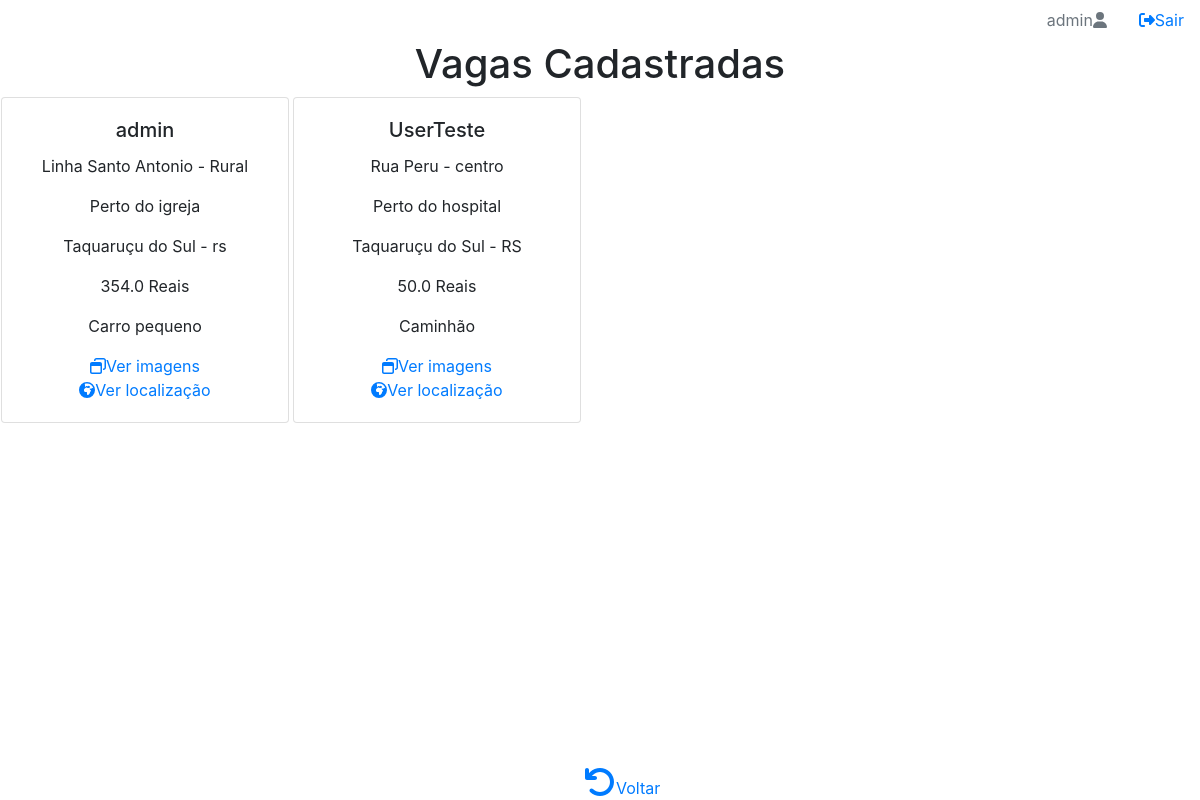
Screenshot of /painel/vagas (signed in) with the database file from the repository.
### painel/models.py (models this page shows, shortened)
class Vaga(models.Model):
	dono = models.ForeignKey('auth.User', on_delete=models.CASCADE, default="")
	rua = models.CharField(max_length=50)
	bairro = models.CharField(max_length=50)
	referencia = models.CharField(max_length=200)
	cidade = models.CharField(max_length=50)
	estado = models.CharField(max_length=2)
	valor = models.FloatField(default=0.00)
	categoria = models.TextField(default="")
	rascunho = models.BooleanField(default=True)

### painel/views.py (the view)
# urls.py: path('vagas', views.vagas, name='vagas'),
def vagas(request):
   if request.user.is_authenticated == True:
      lista_vagas = Vaga.objects.filter(rascunho=False)
      contexto = {'lista_vagas': lista_vagas}
      return render(request, 'painel/vagas.html', contexto)
   else:
      form = FormLogin()
      contexto = {"form": form,}
      return render(request, 'painel/autenticar.html', contexto)

### painel/templates/painel/vagas.html
{% extends "painel/index.html" %}
{% load static %}
{% block content %}
<h1 align="center">Vagas Cadastradas</h1>
{% if lista_vagas %}
   {% for v in lista_vagas %}
<table class="tg">
  <tr>
    <td>
      <div class="card text-center" style="width: 18rem;">
      <div class="card-body" >
      <h5 class="card-title">{{v.dono}}</h5>
      <p class="card-text">{{v.rua}} - {{v.bairro}}</p>
      <p class="card-text">{{v.referencia}}</p>
      <p class="card-text">{{v.cidade}} - {{v.estado}}</p>
      <p class="card-text">{{v.valor}} Reais</p>
       <p class="card-text">{{v.categoria}}</p>
      <a href="fotos"><i class="far fa-window-restore"></i>Ver imagens</a>
      <br>
      <a href="#"><i class="fas fa-globe-africa"></i>Ver localização</a>
      </div>
      </div>
    </td>
    <td></td>
  </tr>
</table>
   {% endfor %}
{% else %}
   <p>Nenhuma Vaga cadastrada ou aprovada.</p>
{% endif %}
<div>
  <a class="Voltar" href="meuperfil"><i class="fas fa-undo fa-2x"></i>Voltar</a>
</div>
{% endblock %}

### painel/templates/painel/index.html (shortened to what this page needs)
{% load static %}
<!DOCTYPE html>
<html>
<head>
<link rel="stylesheet" href="{% static '/painel/css/bootstrap.min.css' %}">
<link rel="stylesheet" href="{% static '/painel/css/all.css' %}">
<link rel="stylesheet" href="{% static '/painel/estilos.css' %}" >
</head>
<body>
<ul class="nav justify-content-end">
  <li class="nav-item">
    <a class="nav-link disabled" href="#" tabindex="-1" aria-disabled="true">{{user}}<i class="fas fa-user"></i></a>
  </li>
  {% if user.is_authenticated %}
  <li class="nav-item">
    <a class="nav-link" href="/painel/sair"><i class="fas fa-sign-out-alt"></i>Sair</a>
    {% else %}
    <a class="nav-link" href="/painel/autenticar"><i class="fas fa-sign-in-alt"></i>Login </a>
  </li>
  {% endif %}
</ul>
{% block content %}{% endblock %}
</body>
</html>

### painel/static/painel/css/all.css (style rules this page uses)
.fa-2x { font-size: 2em; }
.fa-user:before { content: "\f007"; }
.fa-window-restore:before { content: "\f2d2"; }

### painel/static/painel/estilos.css (style rules this page uses)
.tg { float: left }
.Voltar { position: absolute; bottom: 0; float: center; }

### rows the page displays
Vaga: dono "admin", rua "Linha Santo Antonio", bairro "Rural", referencia "Perto do igreja", cidade "Taquaruçu do Sul", estado "rs", valor "354.0", categoria "Carro pequeno"
Vaga: dono "UserTeste", rua "Rua Peru", bairro "centro", referencia "Perto do hospital", cidade "Taquaruçu do Sul", estado "RS", valor "50.0", categoria "Caminhão"

### other values shown
{{ user }} "admin"
